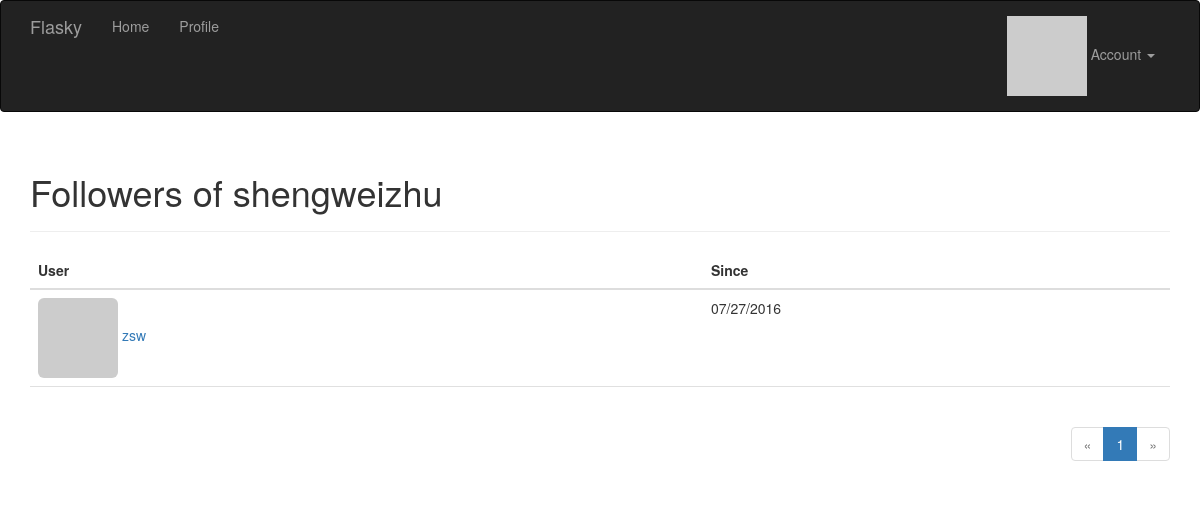
Screenshot of /followers/shengweizhu (signed in) with the database file from the repository.
### app/models.py (models this page shows, shortened)
class User(UserMixin, db.Model):
    __tablename__ = 'users'
    id = db.Column(db.Integer, primary_key=True)
    email = db.Column(db.String(64), unique=True, index=True)
    username = db.Column(db.String(64), unique=True, index=True)
    role_id = db.Column(db.Integer, db.ForeignKey('roles.id'))
    password_hash = db.Column(db.String(128))
    confirmed = db.Column(db.Boolean, default=False)
    name = db.Column(db.String(64))
    location = db.Column(db.String(64))
    about_me = db.Column(db.Text())
    member_since = db.Column(db.DateTime(), default=datetime.utcnow)
    last_seen = db.Column(db.DateTime(), default=datetime.utcnow)
    avatar_hash = db.Column(db.String(32))
    posts = db.relationship('Post', backref='author', lazy='dynamic')
    followed = db.relationship('Follow',
                               foreign_keys=[Follow.follower_id],
                               backref=db.backref('follower', lazy='joined'),
                               lazy='dynamic',
                               cascade='all, delete-orphan')
    followers = db.relationship('Follow',
                                foreign_keys=[Follow.followed_id],
                                backref=db.backref('followed', lazy='joined'),
                                lazy='dynamic',
                                cascade='all, delete-orphan')
    @property
    def password(self):
        raise AttributeError('password is not a readable attribute')
    def ping(self):
        self.last_seen = datetime.utcnow()
        db.session.add(self)
    def gravatar(self, size=100, default='identicon', rating='g'):
        if request.is_secure:
            url = 'https://secure.gravatar.com/avatar'
        else:
            url = 'http://www.gravatar.com/avatar'
        hash = self.avatar_hash or hashlib.md5(
            self.email.encode('utf-8')).hexdigest()
        return '{url}/{hash}?s={size}&d={default}&r={rating}'.format(
            url=url, hash=hash, size=size, default=default, rating=rating)

class Follow(db.Model):
    __tablename__ = 'follows'
    follower_id = db.Column(db.Integer, db.ForeignKey('users.id'),
                            primary_key=True)
    followed_id = db.Column(db.Integer, db.ForeignKey('users.id'),
                            primary_key=True)
    timestamp = db.Column(db.DateTime, default=datetime.utcnow)

### app/main/views.py (the view)
@main.route('/followers/<username>')
def followers(username):
    user = User.query.filter_by(username=username).first()
    if user is None:
        flash('Invalid user')
        return redirect(url_for('.index'))
    page = request.args.get('page', 1, type=int)
    pagination = user.followers.paginate(
        page, per_page=current_app.config['FLASKY_FOLLOWERS_PER_PAGE'],
        error_out=False)
    follows = [{'user' : item.follower, 'timestamp' : item.timestamp}
               for item in pagination.items]
    return render_template('followers.html', user=user, title='Followers of',
                           endpoint='.followers', pagination=pagination,
                           follows=follows)

### app/auth/views.py (called while the page is built)
@auth.before_app_request
def before_request():
    if current_user.is_authenticated:
        current_user.ping()
        if not current_user.confirmed \
                and request.endpoint[:5] != 'auth.' \
                and request.endpoint != 'static':
            return redirect(url_for('auth.unconfirmed'))

### app/main/__init__.py (called while the page is built)
@main.app_context_processor
def inject_permissions():
    return dict(Permission=Permission)

### app/models.py (called while the page is built)
@login_manager.user_loader
def load_user(user_id):
    return User.query.get(int(user_id))

### app/templates/followers.html (shortened to what this page needs)
{% extends "base.html" %}
{% import "_macros.html" as macros %}
{% block page_content %}
<div class="page-header">
    <h1>{{ title }} {{ user.username }}</h1>
</div>
<table class="table table-hover followers">
    <thead><tr><th>User</th><th>Since</th></tr></thead>
    {% for follow in follows %}
    <tr>
        <td>
            <a href="{{ url_for('.user', username = follow.user.username) }}">
                <img class="img-rounded" src="{{ follow.user.gravatar(size=32) }}">
                {{ follow.user.username }}
            </a>
        </td>
        <td>{{ moment(follow.timestamp).format('L') }}</td>
    </tr>
    {% endfor %}
</table>
<div class="pagination">
    {{ macros.pagination_widget(pagination, endpoint, username = user.username) }}
</div>
{% endblock %}

### app/static/styles.css (style rules this page uses)
div.pagination { width: 100%; text-align: right; padding: 0px; margin: 0px; }
.table.followers tr { border-bottom: 1px solid #e0e0e0; }

### rows the page displays
User: username "shengweizhu"
User: user.username "zsw"
Follow: timestamp "07/27/2016"

### other values shown
{{ title }} "Followers of"
{{ p }} "1"
